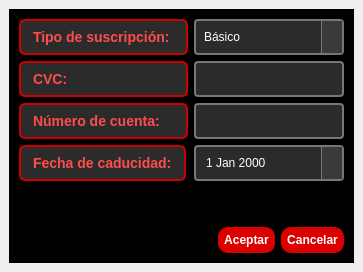
<?xml version="1.0" encoding="UTF-8"?>
<ui version="4.0">
 <class>RenovarSuscripcion</class>
 <widget class="QMainWindow" name="RenovarSuscripcion">
  <property name="geometry">
   <rect>
    <x>0</x>
    <y>0</y>
    <width>400</width>
    <height>0</height>
   </rect>
  </property>
  <property name="windowTitle">
   <string>Renovar Suscripción</string>
  </property>
  <widget class="QWidget" name="centralwidget">
   <layout class="QVBoxLayout" name="verticalLayout" stretch="0,0,0">
    <item>
     <widget class="QFrame" name="frame">
      <property name="styleSheet">
       <string notr="true">background-color:#000000;</string>
      </property>
      <property name="frameShape">
       <enum>QFrame::StyledPanel</enum>
      </property>
      <property name="frameShadow">
       <enum>QFrame::Raised</enum>
      </property>
      <layout class="QVBoxLayout" name="verticalLayout_2">
       <item>
        <layout class="QFormLayout" name="formLayout">
         <item row="0" column="0">
          <widget class="QLabel" name="labelTipo">
           <property name="minimumSize">
            <size>
             <width>169</width>
             <height>0</height>
            </size>
           </property>
           <property name="styleSheet">
            <string notr="true">QLabel {
    background-color: #2b2b2b;     
    color: #ff4c4c;              
    border: 2px solid #cc0000;     
    padding: 8px;
    font-size: 14px;
    font-weight: bold;
    border-radius: 6px;
}</string>
           </property>
           <property name="text">
            <string>Tipo de suscripción:</string>
           </property>
          </widget>
         </item>
         <item row="0" column="1">
          <widget class="QComboBox" name="comboBoxTipo">
           <property name="styleSheet">
            <string notr="true">QComboBox {
    background-color: #2b2b2b;   
    color: white;                    
    border: 1.5px solid #777777;     
    padding: 8px;
    border-radius: 4px;
}

QComboBox::drop-down {
    subcontrol-origin: padding;
    subcontrol-position: top right;
    width: 20px;
    border-left: 1px solid #777777;
    background-color: #3a3a3a;
}

QComboBox QAbstractItemView {
    background-color: #2b2b2b;
    color: white;
    selection-background-color: #444444;
    selection-color: #ff4c4c;     
    border: 1px solid #555555;
}</string>
           </property>
           <item>
            <property name="text">
             <string>Básico</string>
            </property>
           </item>
           <item>
            <property name="text">
             <string>Premium</string>
            </property>
           </item>
          </widget>
         </item>
         <item row="1" column="0">
          <widget class="QLabel" name="labelCVC">
           <property name="minimumSize">
            <size>
             <width>169</width>
             <height>0</height>
            </size>
           </property>
           <property name="maximumSize">
            <size>
             <width>23412</width>
             <height>16777215</height>
            </size>
           </property>
           <property name="styleSheet">
            <string notr="true">QLabel {
    background-color: #2b2b2b;     
    color: #ff4c4c;              
    border: 2px solid #cc0000;     
    padding: 8px;
    font-size: 14px;
    font-weight: bold;
    border-radius: 6px;
}</string>
           </property>
           <property name="text">
            <string>CVC:</string>
           </property>
          </widget>
         </item>
         <item row="1" column="1">
          <widget class="QLineEdit" name="lineEditCVC">
           <property name="minimumSize">
            <size>
             <width>150</width>
             <height>0</height>
            </size>
           </property>
           <property name="styleSheet">
            <string notr="true">QLineEdit {
    background-color: #2b2b2b;      
    color: white;                   
    border: 1.5px solid #777777;     
    padding: 8px;
    border-radius: 4px;
    selection-background-color: #444444;
    selection-color: #ff4c4c;        
}</string>
           </property>
           <property name="maxLength">
            <number>3</number>
           </property>
          </widget>
         </item>
         <item row="2" column="0">
          <widget class="QLabel" name="labelCuenta">
           <property name="minimumSize">
            <size>
             <width>169</width>
             <height>0</height>
            </size>
           </property>
           <property name="styleSheet">
            <string notr="true">QLabel {
    background-color: #2b2b2b;     
    color: #ff4c4c;              
    border: 2px solid #cc0000;     
    padding: 8px;
    font-size: 14px;
    font-weight: bold;
    border-radius: 6px;
}</string>
           </property>
           <property name="text">
            <string>Número de cuenta:</string>
           </property>
          </widget>
         </item>
         <item row="2" column="1">
          <widget class="QLineEdit" name="lineEditCuenta">
           <property name="styleSheet">
            <string notr="true">QLineEdit {
    background-color: #2b2b2b;      
    color: white;                   
    border: 1.5px solid #777777;     
    padding: 8px;
    border-radius: 4px;
    selection-background-color: #444444;
    selection-color: #ff4c4c;        
}</string>
           </property>
          </widget>
         </item>
         <item row="3" column="0">
          <widget class="QLabel" name="labelCaducidad">
           <property name="styleSheet">
            <string notr="true">QLabel {
    background-color: #2b2b2b;     
    color: #ff4c4c;              
    border: 2px solid #cc0000;     
    padding: 8px;
    font-size: 14px;
    font-weight: bold;
    border-radius: 6px;
}</string>
           </property>
           <property name="text">
            <string>Fecha de caducidad:</string>
           </property>
          </widget>
         </item>
         <item row="3" column="1">
          <widget class="QDateEdit" name="dateEditCaducidad">
           <property name="styleSheet">
            <string notr="true">QDateEdit {
    background-color: #2b2b2b;     
    color: white;                  
    border: 1.5px solid #777777;    
    padding: 8px;
    border-radius: 4px;
    selection-background-color: #444444;
    selection-color: #ff4c4c;        
}

QDateEdit::drop-down {
    subcontrol-origin: padding;
    subcontrol-position: top right;
    width: 20px;
    border-left: 1px solid #777777;
    background-color: #3a3a3a;
}

QCalendarWidget {
    background-color: #2b2b2b;
    color: white;
    border: 1px solid #555555;
}

QCalendarWidget QAbstractItemView {
    selection-background-color: #444444;
    selection-color: #ff4c4c;
}</string>
           </property>
           <property name="calendarPopup">
            <bool>true</bool>
           </property>
          </widget>
         </item>
        </layout>
       </item>
       <item>
        <spacer name="verticalSpacer">
         <property name="orientation">
          <enum>Qt::Vertical</enum>
         </property>
         <property name="sizeHint" stdset="0">
          <size>
           <width>20</width>
           <height>40</height>
          </size>
         </property>
        </spacer>
       </item>
       <item>
        <layout class="QHBoxLayout" name="buttonLayout">
         <item>
          <spacer name="horizontalSpacer">
           <property name="orientation">
            <enum>Qt::Horizontal</enum>
           </property>
           <property name="sizeHint" stdset="0">
            <size>
             <width>40</width>
             <height>20</height>
            </size>
           </property>
          </spacer>
         </item>
         <item>
          <widget class="QPushButton" name="pushButtonAceptar">
           <property name="styleSheet">
            <string notr="true">QPushButton {
    background-color: #da0000;
    color: white;
    border-radius: 10px;
    padding: 6px;
    font-size: 12px;
    font-weight: bold;
}

QPushButton:hover {
    background-color: #aa0000;
}</string>
           </property>
           <property name="text">
            <string>Aceptar</string>
           </property>
          </widget>
         </item>
         <item>
          <widget class="QPushButton" name="pushButtonCancelar">
           <property name="styleSheet">
            <string notr="true">QPushButton {
    background-color: #da0000;
    color: white;
    border-radius: 10px;
    padding: 6px;
    font-size: 12px;
    font-weight: bold;
}

QPushButton:hover {
    background-color: #aa0000;
}</string>
           </property>
           <property name="text">
            <string>Cancelar</string>
           </property>
          </widget>
         </item>
        </layout>
       </item>
      </layout>
     </widget>
    </item>
   </layout>
  </widget>
 </widget>
 <resources/>
 <connections/>
</ui>
